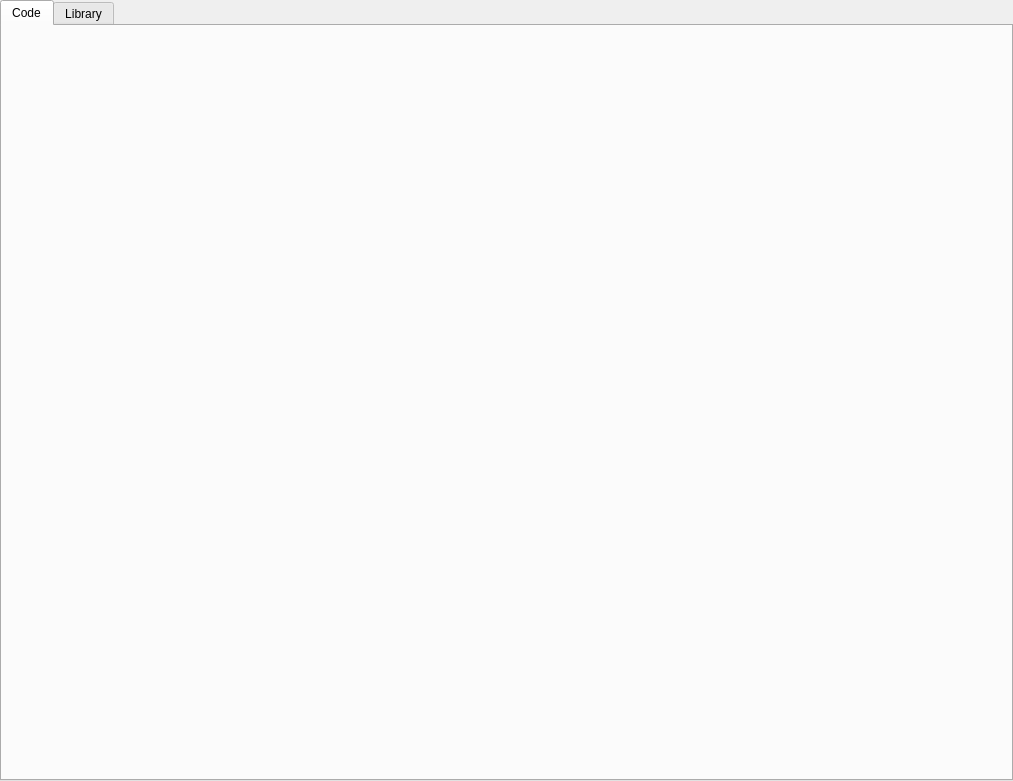
<?xml version="1.0" encoding="UTF-8"?>
<ui version="4.0">
 <class>FuncSelector</class>
 <widget class="QWidget" name="FuncSelector">
  <property name="geometry">
   <rect>
    <x>0</x>
    <y>0</y>
    <width>1013</width>
    <height>781</height>
   </rect>
  </property>
  <property name="windowTitle">
   <string>Func Selector</string>
  </property>
  <layout class="QVBoxLayout" name="verticalLayout">
   <property name="leftMargin">
    <number>0</number>
   </property>
   <property name="topMargin">
    <number>0</number>
   </property>
   <property name="rightMargin">
    <number>0</number>
   </property>
   <property name="bottomMargin">
    <number>0</number>
   </property>
   <item>
    <widget class="QTabWidget" name="tabWidget">
     <property name="currentIndex">
      <number>0</number>
     </property>
     <widget class="QWidget" name="codePage">
      <attribute name="title">
       <string>Code</string>
      </attribute>
      <layout class="QVBoxLayout" name="verticalLayout_2">
       <property name="leftMargin">
        <number>0</number>
       </property>
       <property name="rightMargin">
        <number>0</number>
       </property>
       <property name="bottomMargin">
        <number>0</number>
       </property>
       <item>
        <widget class="FuncSelectorCodePage" name="codeWidget" native="true"/>
       </item>
      </layout>
     </widget>
     <widget class="QWidget" name="libPage">
      <attribute name="title">
       <string>Library</string>
      </attribute>
      <layout class="QVBoxLayout" name="verticalLayout_3">
       <property name="leftMargin">
        <number>0</number>
       </property>
       <property name="rightMargin">
        <number>0</number>
       </property>
       <property name="bottomMargin">
        <number>0</number>
       </property>
       <item>
        <widget class="FuncSelectorLibPage" name="libWidget" native="true"/>
       </item>
      </layout>
     </widget>
    </widget>
   </item>
  </layout>
 </widget>
 <customwidgets>
  <customwidget>
   <class>FuncSelectorCodePage</class>
   <extends>QWidget</extends>
   <header>..funcSelectorCodePage</header>
   <container>1</container>
  </customwidget>
  <customwidget>
   <class>FuncSelectorLibPage</class>
   <extends>QWidget</extends>
   <header>..funcSelectorLibPage</header>
   <container>1</container>
  </customwidget>
 </customwidgets>
 <resources/>
 <connections/>
</ui>
